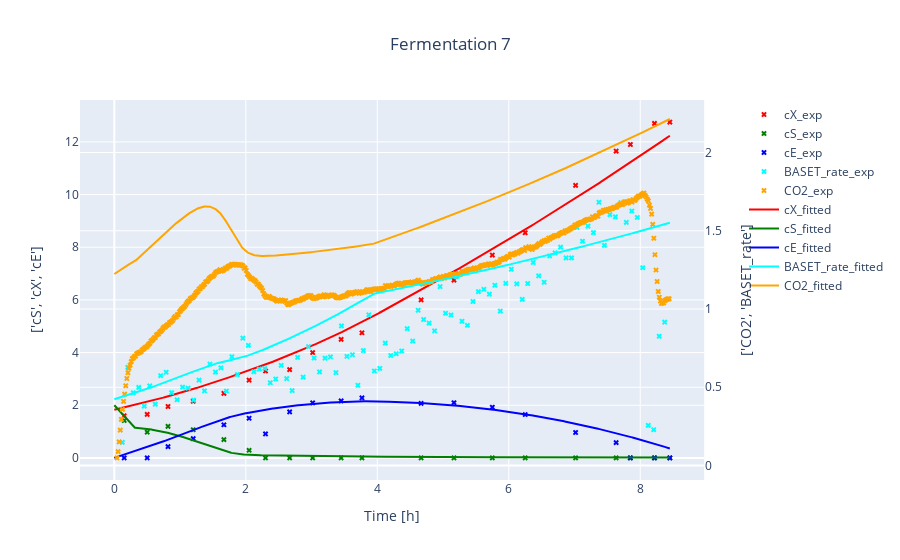

Here is the notebook cell this chart was saved with:
### Code cell
#simulate one single experiment in combination with its simulation (with estimated params)
# Data should be given either as an Experiment, a pd.DataFrame or as a list or dict with pd.DataFrame objects
a = Experiment(path, "F7")
o = yeast.simulate(a)          #max_step =10, method = "BDF", rtol = 10
visualize(a, o, suffix_1 = "_exp", suffix_2 = "_fitted", title = "Fermentation 7").show()

### Figure 1 — Plotly figure (JSON) as saved in the notebook; plotly's stock layout.template omitted (floating-point values rounded to 4 significant figures; data arrays with more than 128 entries replaced by an {"elided": "..."} marker saying what was removed)
{"data": [{"marker": {"color": "red", "size": 5, "symbol": "x"}, "mode": "markers", "name": "cX_exp", "type": "scatter", "x": [0, 0.15, 0.5, 0.8167, 1.2, 1.667, 2.05, 2.3, 2.667, 3.017, 3.45, 3.767, 4.667, 5.167, 5.75, 6.25, 7.017, 7.633, 7.85, 8.217, 8.45], "xaxis": "x", "y": [null, 1.6, 1.65, 1.95, 2.15, 2.45, 2.95, 3.3, 3.35, 4, 4.5, 4.75, 6, 6.75, 7.7, 8.55, 10.35, 11.65, 11.9, 12.7, 12.75], "yaxis": "y"}, {"marker": {"color": "green", "size": 5, "symbol": "x"}, "mode": "markers", "name": "cS_exp", "type": "scatter", "x": [0, 0.15, 0.5, 0.8167, 1.2, 1.667, 2.05, 2.3, 2.667, 3.017, 3.45, 3.767, 4.667, 5.167, 5.75, 6.25, 7.017, 7.633, 7.85, 8.217, 8.45], "xaxis": "x", "y": [null, 1.419, 0.9746, 1.198, 1.068, 0.6934, 0.2877, 0, 0, 0, 0, 0, 0, 0, 0, 0, 0, 0, 0, 0, 0], "yaxis": "y"}, {"marker": {"color": "blue", "size": 5, "symbol": "x"}, "mode": "markers", "name": "cE_exp", "type": "scatter", "x": [0, 0.15, 0.5, 0.8167, 1.2, 1.667, 2.05, 2.3, 2.667, 3.017, 3.45, 3.767, 4.667, 5.167, 5.75, 6.25, 7.017, 7.633, 7.85, 8.217, 8.45], "xaxis": "x", "y": [null, 0, 0, 0.428, 0.7334, 1.257, 1.504, 0.9111, 1.747, 2.091, 2.164, 2.277, 2.069, 2.095, 1.923, 1.645, 0.9623, 0.5794, 0, 0, 0], "yaxis": "y"}, {"marker": {"color": "cyan", "size": 5, "symbol": "x"}, "mode": "markers", "name": "BASET_rate_exp", "type": "scatter", "x": [0.03833, 0.1217, 0.205, 0.2883, 0.3717, 0.455, 0.5383, 0.6217, 0.705, 0.7883, 0.8717, 0.955, 1.038, 1.122, 1.205, 1.288, 1.372, 1.455, 1.538, 1.622, 1.705, 1.788, 1.872, 1.955, 2.038, 2.122, 2.205, 2.288, 2.372, 2.455, 2.538, 2.622, 2.705, 2.788, 2.872, 2.955, 3.038, 3.122, 3.205, 3.288, 3.372, 3.455, 3.538, 3.622, 3.705, 3.788, 3.872, 3.955, 4.038, 4.122, 4.205, 4.288, 4.372, 4.455, 4.538, 4.622, 4.705, 4.788, 4.872, 4.955, 5.038, 5.122, 5.205, 5.288, 5.372, 5.455, 5.538, 5.622, 5.705, 5.788, 5.872, 5.955, 6.038, 6.122, 6.205, 6.288, 6.372, 6.455, 6.538, 6.622, 6.705, 6.788, 6.872, 6.955, 7.038, 7.122, 7.205, 7.288, 7.372, 7.455, 7.538, 7.622, 7.705, 7.788, 7.872, 7.955, 8.038, 8.122, 8.205, 8.288, 8.372], "xaxis": "x", "y": [null, 0.148, 0.627, 0.465, 0.499, 0.38, 0.509, 0.392, 0.574, 0.596, 0.466, 0.42, 0.501, 0.495, 0.418, 0.546, 0.477, 0.648, 0.597, 0.624, 0.476, 0.695, 0.581, 0.814, 0.768, 0.599, 0.616, 0.62, 0.529, 0.553, 0.64, 0.555, 0.479, 0.691, 0.565, 0.76, 0.687, 0.598, 0.686, 0.694, 0.594, 0.892, 0.697, 0.708, 0.513, 0.734, 0.963, 0.604, 0.621, 0.782, 0.703, 0.714, 0.732, 0.875, 0.795, 0.992, 0.933, 0.91, 0.86, 1.143, 0.973, 0.962, 1.205, 0.922, 0.896, 1.048, 1.111, 1.126, 1.095, 1.152, 0.987, 1.164, 1.254, 1.161, 1.062, 1.163, 1.297, 1.212, 1.171, 1.339, 1.359, 1.395, 1.327, 1.327, 1.521, 1.433, 1.53, 1.488, 1.682, 1.407, 1.603, 1.589, 1.68, 1.554, 1.626, 1.585, 1.264, 0.257, 0.229, 0.826, 0.916], "yaxis": "y2"}, {"marker": {"color": "orange", "size": 5, "symbol": "x"}, "mode": "markers", "name": "CO2_exp", "type": "scatter", "x": {"elided": "505 float values"}, "xaxis": "x", "y": {"elided": "505 float values"}, "yaxis": "y2"}, {"marker": {"color": "red", "size": 5, "symbol": "x"}, "mode": "lines", "name": "cX_fitted", "type": "scatter", "x": {"elided": "1000 float values"}, "xaxis": "x", "y": {"elided": "1000 float values"}, "yaxis": "y"}, {"marker": {"color": "green", "size": 5, "symbol": "x"}, "mode": "lines", "name": "cS_fitted", "type": "scatter", "x": {"elided": "1000 float values"}, "xaxis": "x", "y": {"elided": "1000 float values"}, "yaxis": "y"}, {"marker": {"color": "blue", "size": 5, "symbol": "x"}, "mode": "lines", "name": "cE_fitted", "type": "scatter", "x": {"elided": "1000 float values"}, "xaxis": "x", "y": {"elided": "1000 float values"}, "yaxis": "y"}, {"marker": {"color": "cyan", "size": 5, "symbol": "x"}, "mode": "lines", "name": "BASET_rate_fitted", "type": "scatter", "x": {"elided": "1000 float values"}, "xaxis": "x", "y": {"elided": "1000 float values"}, "yaxis": "y2"}, {"marker": {"color": "orange", "size": 5, "symbol": "x"}, "mode": "lines", "name": "CO2_fitted", "type": "scatter", "x": {"elided": "1000 float values"}, "xaxis": "x", "y": {"elided": "1000 float values"}, "yaxis": "y2"}], "layout": {"legend": {"x": 1}, "title": {"text": "Fermentation 7", "x": 0.5}, "xaxis": {"anchor": "y", "domain": [0, 0.94], "title": {"text": "Time [h]"}}, "yaxis": {"anchor": "x", "domain": [0, 1], "title": {"standoff": 20, "text": "['cS', 'cX', 'cE']"}, "type": "linear"}, "yaxis2": {"anchor": "x", "overlaying": "y", "side": "right", "title": {"standoff": 20, "text": "['CO2', 'BASET_rate']"}, "type": "linear"}}}
